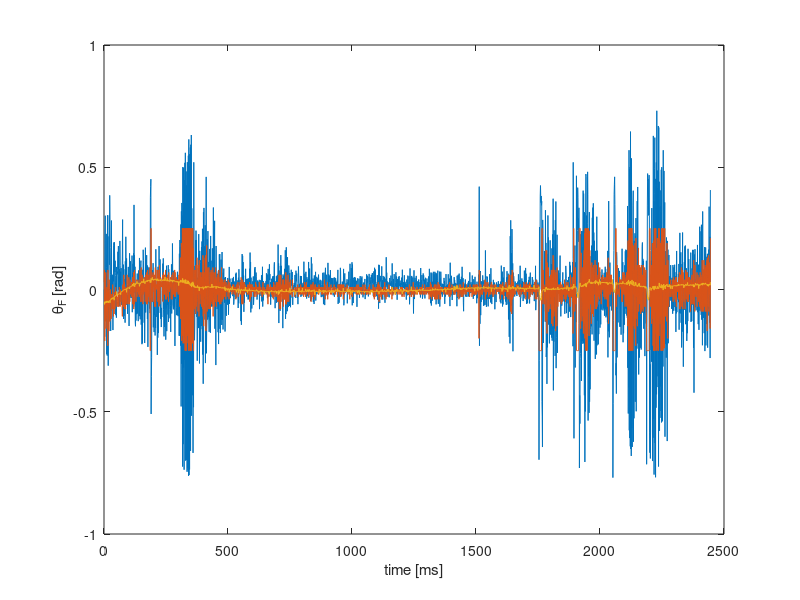

Source code (MATLAB):
clc
close all
clear all

%% Load file
% 1. Timestamp - 2. Potentiometer angle - 3. Gyro speed of frame - 4. Acceleration in X - 5. Acceleration in Y - 6. Speed of wheel
data = dlmread('balance_data_3.csv', ';');
% data = csvread('balance_data_3.csv');

%% measurements
% 1. Angle of frame - 3. Gyro speed of frame - 4. Speed of wheel
z = transpose([(atan2(data(:,4), data(:,5)) - pi/4) , data(:,3), data(:,6)]);
pot = data(:,2)*(-pi)/180;
filtered_ang_pos = data(:,7);
% plot(z(:,1))
% hold on
% plot(data(:,2)*pi/180)

%%-(((atan2(-AcY, -AcX) + PI) * RAD_TO_DEG) - 45);
%% Model parameter definitions

g = 9.816; % Gravitational acceleration [m/s^2]
m_w = 0.220; % Mass of the wheel [kg]
l_w = 0.092; % Distance between flywheel's COM and origin [m]
J_w = 0.699*10^(-3); % Inertia of the flyweheel [kg*m^2]
b_w = 1.93*10^(-5); % Damping coefficient for the flywheel [N*m*s/rad]
m_f = 0.766-m_w; % Mass of the frame [kg]
l_f = 0.0958; % Distance between frame COM and the origin [m]
J_f = 0.0067; % Inertia of the frame [kg*m^2]
b_f = (0.0036+0.0033+0.0038)/3; % Damping coefficient for the frame [N*m*s/rad]

%% State space model

A = zeros(3,3);
A(1,1) = 0;
A(1,2) = 1;
A(1,3) = 0;
A(2,1) = g*(m_f*l_f+m_w*l_w)/(J_f + m_w*(l_w)^2);
A(2,2) = -b_f/(J_f+m_w*(l_w)^2);
A(2,3) = b_w/(J_f+m_w*(l_w)^2);
A(3,1) = - g*(m_f*l_f+m_w*l_w)/(J_f+m_w*(l_w)^2);
A(3,2) = b_f/(J_f+m_w*(l_w)^2);
A(3,3) = -b_w*(J_w+J_f+m_w*(l_w)^2)/(J_w*(J_f+m_w*(l_w)^2));

B = zeros(3,1);
B(1) = 0;
B(2) = -1/(J_f+m_w*(l_w)^2);
B(3) = (J_w+J_f+m_w*(l_w)^2)/(J_w*(J_f+m_w*(l_w)^2));

u = data(:,7);

C = eye(3);
D = zeros(3,1);
sys = ss(A,B,C,D);
dt = 0.002; %% sampling time
d_sys = c2d(sys,dt);

A_d = d_sys.A;
B_d = d_sys.B;

%%%%%%%%%%%%%%%%% KALMAN FILTER %%%%%%%%%%%%%%%%%%%%%

%%% initial guess of the state
x_prior(:,1) = [0 0 0];
x_post(:,1) = [0 0 0];

P_prior = eye(3);
P_post = eye(3);
H = eye(3);

%%% Covariance of the noise in the measurement
R = [0.0001 0 0;
        0 0.1 0;
        0 0 1];

%%% Covariance of the noise in the process
Q = [1 0 0;
        0 1 0;
        0 0 1];
    
Q = Q;


for i = 2:length(u)
    x_prior(:,i) = A_d*x_post(:,i-1) + B_d*u(i);
    P_prior = A_d*P_post*transpose(A_d) + Q;
    K = P_prior * transpose(H) * ...
           inv((H * P_prior * transpose(H) + R));    
    x_post(:,i) = x_prior(:,i) + K*(z(:,i) - H*x_prior(:,i));
    P_post = P_prior - K*H*P_prior;
end

plot(x_post(1,:))
hold on
plot(filtered_ang_pos)
hold on
plot(pot)
xlabel('time [ms]') 
ylabel('\theta_F [rad]') 
 
